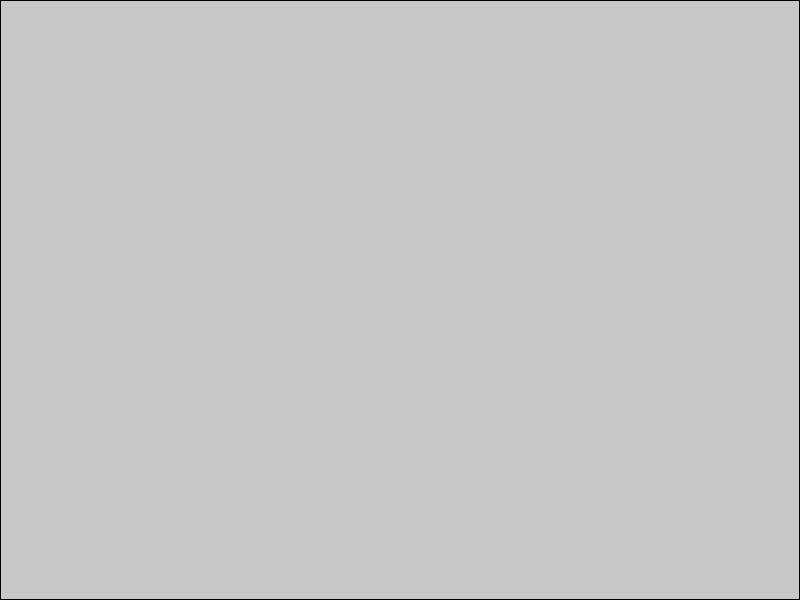
Frame 1 (no input)
Frame 60 (the mouse pressed at the canvas centre just before this capture): identical to frame 1, image omitted
Frame 120 (the mouse held since frame 60 and released just before this capture): identical to frame 1, image omitted

The Processing sketch that drew this single still picture (run headless with seeded random() and noise(); from frame 60 on, the mouse is pressed at the canvas centre):

// Processing sketch: V_1_Adding_Rectangles
// ── V_1_Adding_Rectangles.pde
CollisionSystem ms;

void setup() {
  size(800, 600);
  ms = new CollisionSystem();
  //ms.addCircle(new Circle(new PVector(width/2, height/2)));
  //ms.addCircle(new Circle(new PVector(width/4, height/2), new PVector(0, 0)));
  //ms.addCircle(new Circle(new PVector(width/2, height/4), new PVector(0, 5)));
  //ms.addCircle(new Circle(new PVector(width/4, height/4), new PVector(5, 5), 2));
}

void mouseReleased() {
    PVector pos = new PVector(mouseX, mouseY);
    PVector vel = new PVector(mouseX - pmouseX, mouseY - pmouseY);
    ms.addBody(new Rectangle(pos, vel.mult(5)));
}

void draw() {
  //println(frameRate);
  background(200);
  stroke(0);
  fill(200);
  rect(0, 0, width - 1, height - 1);
  ms.update();
  ms.display();
}
// ── Body.pde
abstract class Body {
  PVector pos;
  PVector vel;
  PVector acc;
  float ang = 0;
  float angVel = 0;
  float angAcc = 0;
  float density;
  float dt = 1;

  Body() {
    pos = new PVector(random(width), height/2);
    vel = new PVector(0, 0);
    acc = new PVector(0, 0);
    density = random(0.1, 0.2);
  }

  Body(PVector pos) {
    this.pos = new PVector(pos.x, pos.y);
    vel = new PVector(0, 0);
    acc = new PVector(0, 0);
    density = 0.1;
  }

  Body(PVector pos, PVector vel) {
    this.pos = new PVector(pos.x, pos.y);
    this.vel = new PVector(vel.x, vel.y);
    acc = new PVector(0, 0);
    density = 0.1;
  }

  Body(PVector pos, PVector vel, float mass) {
    this.pos = new PVector(pos.x, pos.y);
    this.vel = new PVector(vel.x, vel.y);
    acc = new PVector(0, 0);
    setMass(mass);
  }

  void applyFriction(float c) {
    PVector friction = vel.copy();
    friction.normalize();
    PVector gravity = new PVector(0, 0.2);
    friction.limit(-c * gravity.mag());
    applyForce(friction);
    applyTorque(friction.mag());
  }

  PVector attract(Body m) {
    float G = 100;
    PVector force = PVector.sub(pos, m.pos);
    float dsq = force.magSq(); 
    force.normalize();

    float strength = (G * getMass() * m.getMass()) / dsq;
    force.mult(strength);

    return force;
  }

  void setMass(float mass) {
    density = mass / getVolume();
  }
  
  float getMass() {
    return density*getVolume();
  }

  abstract float getVolume();

  void applyDrag(float c) {
  }

  abstract boolean checkCollision(Body b);

  abstract float getDistanceToShapeEdge();

  abstract float calcAngVel(PVector r);

  void applyTorque(float torque) {
    angAcc = -0.5 * torque * angVel;
    //angAcc = torque * ((2/5) * mass * sq(getRadius()*0.01));
  }

  void applyForce(PVector force) {
    PVector f = PVector.div(force, getMass());
    acc.add(f);
  }

  void update() {
    dt = 1 / frameRate;
    vel.add(acc.copy().mult(dt));
    pos.add(vel.copy().mult(dt));
    println(vel.x + " " + vel.y + "\n");
    acc.mult(0);
    angVel += angAcc;
    ang += angVel;
    angAcc = 0;
  }

  abstract boolean checkCollisionEdgeX();

  abstract boolean checkCollisionEdgeY();
  
  abstract void edges();

  abstract void display();
}
// ── Circle.pde
class Circle extends Body {
  float radius;
  
  Circle(){
    super();
    radius = 15;
  }
  
  Circle(PVector pos) {
    super(pos);
    radius = 15;
  }
  
  Circle(PVector pos, PVector vel) {
    super(pos, vel);
    radius = random(10, 50);
  }
  
  Circle(PVector pos, PVector vel, float mass) {
    super(pos, vel, mass);
    radius = 15;
  }
  
  float getDistanceToShapeEdge() {
    return radius;
  }
  
  float getVolume() {
    return 4 / 3 * pow(radius, 3) * PI;
  }
  
  void applyDrag(float c) {
    PVector drag = vel.copy();
    drag.normalize();
    float A = PI*sq(getRadius()*0.01); //radius assumed in cm
    // A - frontal area
    drag.mult(-c*A*vel.magSq());
    if(drag.mag() > vel.mag()) drag.normalize().mult(vel.mag());
    applyForce(drag);
  }
  
  void applyTorque(float torque) {
   angAcc = -0.5 * torque * angVel;
    //angAcc = torque * ((2/5) * mass * sq(getRadius()*0.01));  
  }
  
  void applyForce(PVector force) {
    PVector f = PVector.div(force, getMass());
    acc.add(f);
  }
  
  float getRadius() {
    return radius;
  }
  
  boolean checkCollision(Body m) {
    if(m instanceof Circle) {
      return checkCollision((Circle)m);
    }
    else return false;
  }
  
  boolean checkCollision(Circle m) {
    float d = pos.dist(m.pos);
    float dvel = vel.dist(m.vel);
    PVector pos21 = m.pos.copy().sub(pos);
    PVector vel21 = m.vel.copy().sub(vel);
    if(d < getRadius() + m.getRadius() + dvel*dt && vel21.dot(pos21) <= 0 ) return true;
    return false;
  }
  
  float calcAngVel(PVector r) {
    return (r.cross(vel.copy().mult(dt)).z) / r.magSq();
  }
  
  boolean checkCollisionEdgeX() {
    PVector d = getDistanceEdge();
    if(d.x < abs(vel.x)) return true;
    return false;
  }
  
  boolean checkCollisionEdgeY() { 
    PVector d = getDistanceEdge();
    if(d.y < abs(vel.y)) return true;
    return false;
  }
  
  PVector getDistanceEdge() {
    PVector distance = new PVector(- getRadius(), - getRadius());
    if(vel.x > 0) {
      distance.x += width - pos.x;
    }
    else distance.x += pos.x;
    if(vel.y > 0) {
      distance.y += height - pos.y;
    }
    else distance.y += pos.y;
    return distance;
  }
  
  void edges() {
    PVector d = getDistanceEdge();
    if(checkCollisionEdgeX()) {
      vel.x = -vel.x;
      pos.x += d.x;
    }
    if(checkCollisionEdgeY()) {
      vel.y = -vel.y;
      pos.y += d.y;
    }
  }
  
  void display() {
    float gray = map(density, 0, 10, 155 , 0);
    fill(gray);
    stroke(2);
    ellipse(pos.x, pos.y, 2*getRadius(), 2*getRadius());
    fill(0);
    ellipse(pos.x, pos.y, 3, 3);
    line(pos.x, pos.y, pos.x + getRadius()*cos(ang), pos.y + getRadius()*sin(ang));
  }
}
// ── CollisionSystem.pde
class CollisionSystem {
  ArrayList<Body> bodies;
  PVector force;
  float Cd = 0;
  
  CollisionSystem() {
    bodies = new ArrayList();
    force = new PVector(0, 0);
  }
  
  void addBody(Body m) {
    bodies.add(m);
  }
  
  void applyCollisions() {
    for(int i = 0; i < bodies.size(); i++) {
      for(int j = i + 1; j < bodies.size(); j++) {
        Body mi = bodies.get(i);
        Body mj = bodies.get(j);
       if(mi.checkCollision(mj)) {
         PVector v1 = mi.vel.copy();
         PVector v2 = mj.vel.copy();
         PVector x1 = mi.pos.copy();
         PVector x2 = mj.pos.copy();
         PVector x12 = x1.copy().sub(x2);
         PVector v12 = v1.copy().sub(v2);
         PVector x21 = x2.copy().sub(x1);
         PVector v21 = v2.copy().sub(v1);
         float m1 = mi.getMass(), m2 = mj.getMass();
         
         float overlapp = mi.getDistanceToShapeEdge() + mj.getDistanceToShapeEdge() - x12.mag();
         mi.pos = mi.pos.add(x12.normalize().mult(overlapp/2));
         mj.pos = mj.pos.add(x21.normalize().mult(overlapp/2));
                  
         mi.angVel = mi.calcAngVel(x12.normalize().mult(mi.getDistanceToShapeEdge()));
         mj.angVel = mj.calcAngVel(x21.normalize().mult(mi.getDistanceToShapeEdge()));
         mi.vel.sub(x12.mult((2*m2/(m1 + m2))*(v12.dot(x12)/x12.magSq())));
         mj.vel.sub(x21.mult((2*m1/(m1 + m2))*(v21.dot(x21)/x21.magSq())));
       }
      }
    }
  }
  
  void applyDrag(float Cd) {
    //Cd = 1 / 2 * coefficient of drag * fluid density * frontal area
    this.Cd = Cd;
  }
  
  void applyForce(PVector f) {
    force.add(f);
  }
  
  void update() {
    applyCollisions();
    //for(Body m : bodies) {
    //  m.applyForce(force);
    //  m.edges();
    //  m.update();
    //}
    for(int i = 0; i < bodies.size(); i++) {
      Body mi = bodies.get(i);
      for(int j = 0; j < bodies.size(); j++) {
        Body mj = bodies.get(j);
        if (i != j) {
          PVector gravity = mj.attract(mi);
          mi.applyForce(gravity);
        }
      }
      //println(mi.pos.x);
      //println(mi.pos.y);
      mi.update();
    }
    force.mult(0);
  }
  
  void display() {
    for(Body m : bodies) {
      m.display();
    }
  }
}
// ── Rectangle.pde
class Rectangle extends Body {
  float w;
  float h;
  
  Rectangle(){
    super();
    w = 80;
    h = 40;
  }
  
  Rectangle(PVector pos) {
    super(pos);
    w = 80;
    h = 40;
  }
  
  Rectangle(PVector pos, PVector vel) {
    super(pos, vel);
    w = 80;
    h = 40;
  }
  
  Rectangle(PVector pos, PVector vel, float mass) {
    super(pos, vel, mass);
    w = 80;
    h = 40;
  }
  
  float getVolume() {
    return w * h * h;
  }
  
  boolean checkCollision(Body b) {
    return false;
  }
  
  float getDistanceToShapeEdge() {
    return 1;
  }
  
  float calcAngVel(PVector r) {
    return (r.cross(vel.copy().mult(dt)).z) / r.magSq();
  }
  
  boolean checkCollisionEdgeX() {
    PVector d = getDistanceEdge();
    if(d.x < abs(vel.x)) return true;
    return false;
  }
  
  boolean checkCollisionEdgeY() { 
    PVector d = getDistanceEdge();
    if(d.y < abs(vel.y)) return true;
    return false;
  }
  
  PVector getDistanceEdge() {
    PVector distance = new PVector(-w, -h);
    if(vel.x > 0) {
      distance.x += width - pos.x;
    }
    else distance.x += pos.x;
    if(vel.y > 0) {
      distance.y += height - pos.y;
    }
    else distance.y += pos.y;
    return distance;
  }
  
  void edges() {
    PVector d = getDistanceEdge();
    if(checkCollisionEdgeX()) {
      vel.x = -vel.x;
      pos.x += d.x;
    }
    if(checkCollisionEdgeY()) {
      vel.y = -vel.y;
      pos.y += d.y;
    }
  }
  
  void display() {
    float gray = map(density, 0, 10, 155 , 0);
    fill(gray);
    stroke(2);
    pushMatrix();
    rotate(-ang);
    translate(pos.x, pos.y);
    rect(0, 0, w, h);
    popMatrix();
  }
}
